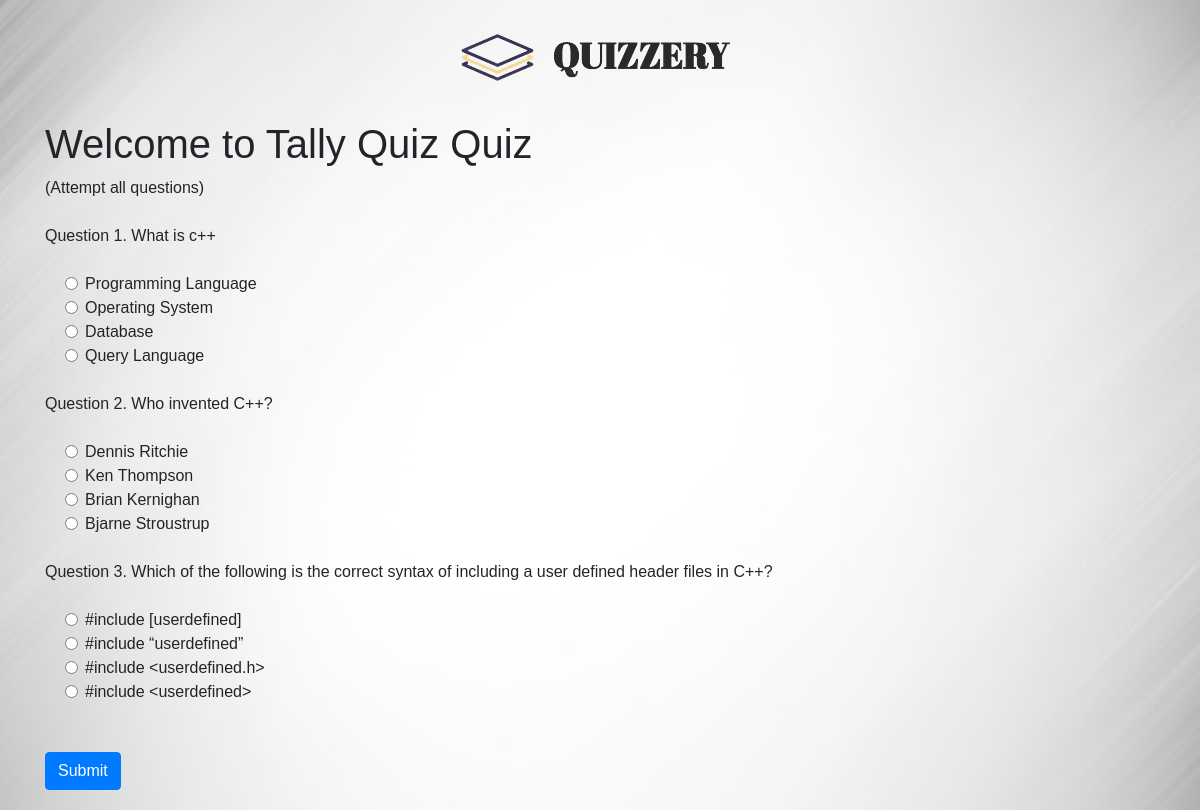
The app's page /form/creatingquestions/gotoquiz/ (signed in) with its own data.
### QuizApp/models.py (models this page shows)
class QuizTable(models.Model):
    user_id = models.ForeignKey(to=UserTable, db_column='user_id', on_delete=CASCADE)
    quizname = models.CharField(max_length=50)
    quiz_id = models.BigIntegerField(primary_key=True)
    quiz_desc = models.TextField()
    quiz_time = models.IntegerField()
    start_time = models.DateTimeField(auto_now=False, auto_now_add=False)
    end_time = models.DateTimeField(auto_now=False, auto_now_add=False)
    public = models.BooleanField(default=True)

class QuestionsTable(models.Model):
    quiz_id = models.ForeignKey(to=QuizTable, db_column='quiz_id', on_delete=CASCADE)
    question_no = models.IntegerField()
    question = models.TextField()
    option_1 = models.CharField(max_length=200)
    option_2 = models.CharField(max_length=200)
    option_3 = models.CharField(max_length=200)
    option_4 = models.CharField(max_length=200)
    answer = models.CharField(max_length=8)

### QuizApp/views.py (the view, shortened to what this page needs)
# urls.py: path('form/creatingquestions/gotoquiz/', views.gotoquiz, name="gotoquiz"),
def gotoquiz(request):
    data = QuestionsTable.objects.filter(quiz_id=request.session['quiz_id'])
    data2 = QuizTable.objects.filter(quiz_id=request.session['quiz_id'])
    data1 = {
        'questions': data,
        'quiz': data2
    }
    return render(request, 'gotoquiz.html', data1)

### templates/gotoquiz.html (shortened to what this page needs)
{% block content %}
{% load static %}
<html>
<head>
    <link rel="stylesheet" href="https://stackpath.bootstrapcdn.com/bootstrap/4.5.0/css/bootstrap.min.css"
>
</head>
<body>
    <div class="box " id="quizzery-icon"><img src="{% static 'images/x1.png'%}" id="quiz" alt="" /></div>
    <div class="container ">
        <h1>{% for a in quiz%} Welcome to {{a.quizname}} Quiz</h1>{% endfor %}
        (Attempt all questions)
        <br>
        <br>
        <form method='post' action=''>
            {% for q in questions%}
            <div class="form-group">
                <label for="question">Question {{q.question_no}}. {{q.question}}</label>
            </div>
            <div class="form-check">
                <div class="form-check">
                    <input class="form-check-input" type="radio" name="{{q.question}}" id="gridRadios1" value="option1">
                    <label class="form-check-label" for="gridRadios1">
                        {{q.option_1}}
                    </label>
                </div>
                <div class="form-check">
                    <input class="form-check-input" type="radio" name="{{q.question}}" id="gridRadios2" value="option2">
                    <label class="form-check-label" for="gridRadios2">
                        {{q.option_2}}
                    </label>
                </div>
                <div class="form-check">
                    <input class="form-check-input" type="radio" name="{{q.question}}" id="gridRadios1" value="option3">
                    <label class="form-check-label" for="gridRadios1">
                        {{q.option_3}}
                    </label>
                </div>
                <div class="form-check">
                    <input class="form-check-input" type="radio" name="{{q.question}}" id="gridRadios2" value="option4">
                    <label class="form-check-label" for="gridRadios2">
                        {{q.option_4}}
                    </label>
                </div>
                <br>
            </div>
            {% endfor %}
            <br>
            <button type="submit" class="btn btn-primary">Submit</button>
        </form>
    </div>
    {% endblock %}
</body>
</html>

### records on screen
QuizTable: quizname "Tally Quiz"
QuestionsTable: question_no "1", question "What is c++", option_1 "Programming Language", option_2 "Operating System", option_3 "Database", option_4 "Query Language"
QuestionsTable: question_no "2", question "Who invented C++?", option_1 "Dennis Ritchie", option_2 "Ken Thompson", option_3 "Brian Kernighan", option_4 "Bjarne Stroustrup"
QuestionsTable: question_no "3", question "Which of the following is the correct syntax of including a user defined header files in C++?", option_1 "#include [userdefined]", option_2 "#include “userdefined”", option_3 "#include <userdefined.h>", option_4 "#include <userdefined>"
